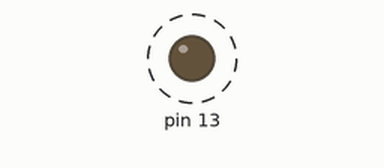
Recording of a sketch running on a simulated Arduino Uno, built with avr-gcc and run on an emulated ATmega328P. On the bench: output pins drawn as LEDs (lit = HIGH). Dashed ring = blinking.

Above: at 0.2 s.
Timing chart, 0 to 3.0 s (numbered marks = the images above):
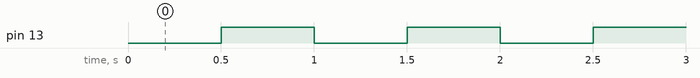

The sketch:

LED_on_off.ino
```cpp
int time=500;
void setup() {
  // put your setup code here, to run once:
pinMode(13,OUTPUT);
}

void loop() {
  // put your main code here, to run repeatedly:
delay(time);
digitalWrite(13,HIGH);
delay(time);
digitalWrite(13,LOW);
}
```

Measured:
- by itself, pin 13: alternates HIGH for 0.50 s and LOW for 0.50 s
